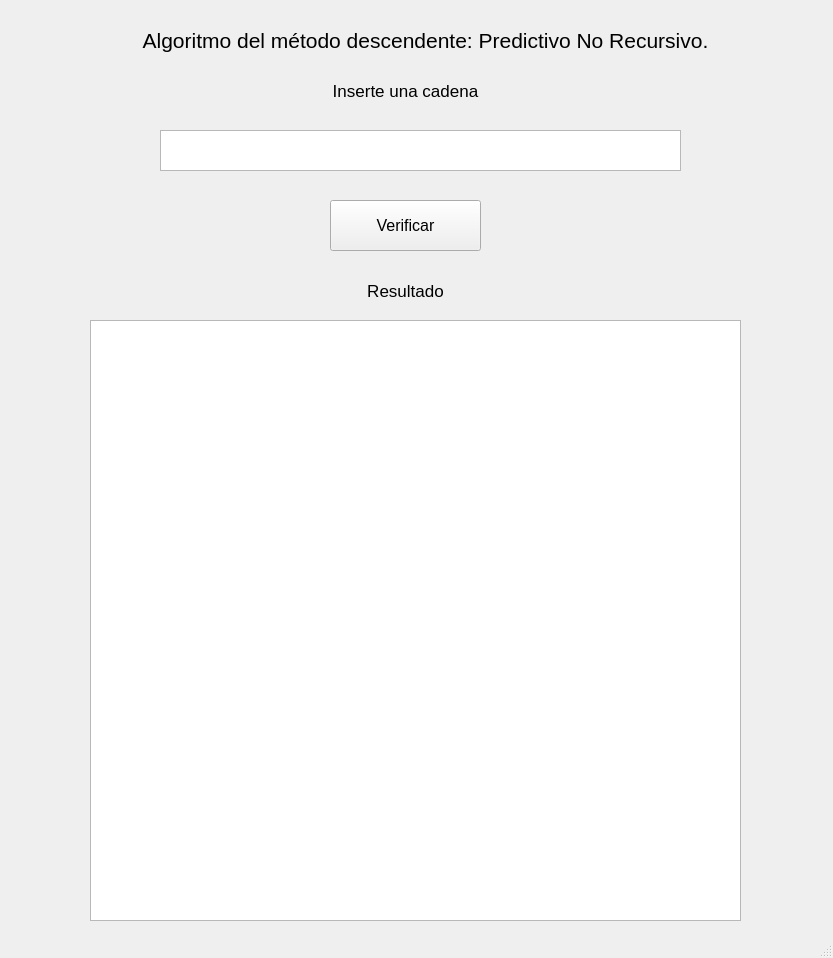
<?xml version="1.0" encoding="UTF-8"?>
<ui version="4.0">
 <class>MainWindow</class>
 <widget class="QMainWindow" name="MainWindow">
  <property name="geometry">
   <rect>
    <x>0</x>
    <y>0</y>
    <width>833</width>
    <height>958</height>
   </rect>
  </property>
  <property name="windowTitle">
   <string>MainWindow</string>
  </property>
  <widget class="QWidget" name="centralwidget">
   <widget class="QLabel" name="label">
    <property name="geometry">
     <rect>
      <x>30</x>
      <y>-10</y>
      <width>791</width>
      <height>101</height>
     </rect>
    </property>
    <property name="font">
     <font>
      <pointsize>16</pointsize>
     </font>
    </property>
    <property name="text">
     <string>Algoritmo del método descendente: Predictivo No Recursivo.</string>
    </property>
    <property name="alignment">
     <set>Qt::AlignCenter</set>
    </property>
   </widget>
   <widget class="QLabel" name="label_2">
    <property name="geometry">
     <rect>
      <x>270</x>
      <y>60</y>
      <width>271</width>
      <height>61</height>
     </rect>
    </property>
    <property name="font">
     <font>
      <pointsize>13</pointsize>
     </font>
    </property>
    <property name="text">
     <string>Inserte una cadena</string>
    </property>
    <property name="alignment">
     <set>Qt::AlignCenter</set>
    </property>
   </widget>
   <widget class="QTextBrowser" name="textBrowser">
    <property name="geometry">
     <rect>
      <x>90</x>
      <y>320</y>
      <width>651</width>
      <height>601</height>
     </rect>
    </property>
    <property name="font">
     <font>
      <pointsize>10</pointsize>
     </font>
    </property>
   </widget>
   <widget class="QLabel" name="label_3">
    <property name="geometry">
     <rect>
      <x>270</x>
      <y>260</y>
      <width>271</width>
      <height>61</height>
     </rect>
    </property>
    <property name="font">
     <font>
      <pointsize>13</pointsize>
     </font>
    </property>
    <property name="text">
     <string>Resultado</string>
    </property>
    <property name="alignment">
     <set>Qt::AlignCenter</set>
    </property>
   </widget>
   <widget class="QPushButton" name="pushButton">
    <property name="geometry">
     <rect>
      <x>330</x>
      <y>200</y>
      <width>151</width>
      <height>51</height>
     </rect>
    </property>
    <property name="font">
     <font>
      <pointsize>12</pointsize>
     </font>
    </property>
    <property name="text">
     <string>Verificar</string>
    </property>
   </widget>
   <widget class="QTextEdit" name="textEdit">
    <property name="geometry">
     <rect>
      <x>160</x>
      <y>130</y>
      <width>521</width>
      <height>41</height>
     </rect>
    </property>
    <property name="font">
     <font>
      <pointsize>12</pointsize>
     </font>
    </property>
   </widget>
  </widget>
  <widget class="QMenuBar" name="menubar">
   <property name="geometry">
    <rect>
     <x>0</x>
     <y>0</y>
     <width>833</width>
     <height>26</height>
    </rect>
   </property>
  </widget>
  <widget class="QStatusBar" name="statusbar"/>
 </widget>
 <resources/>
 <connections/>
</ui>
